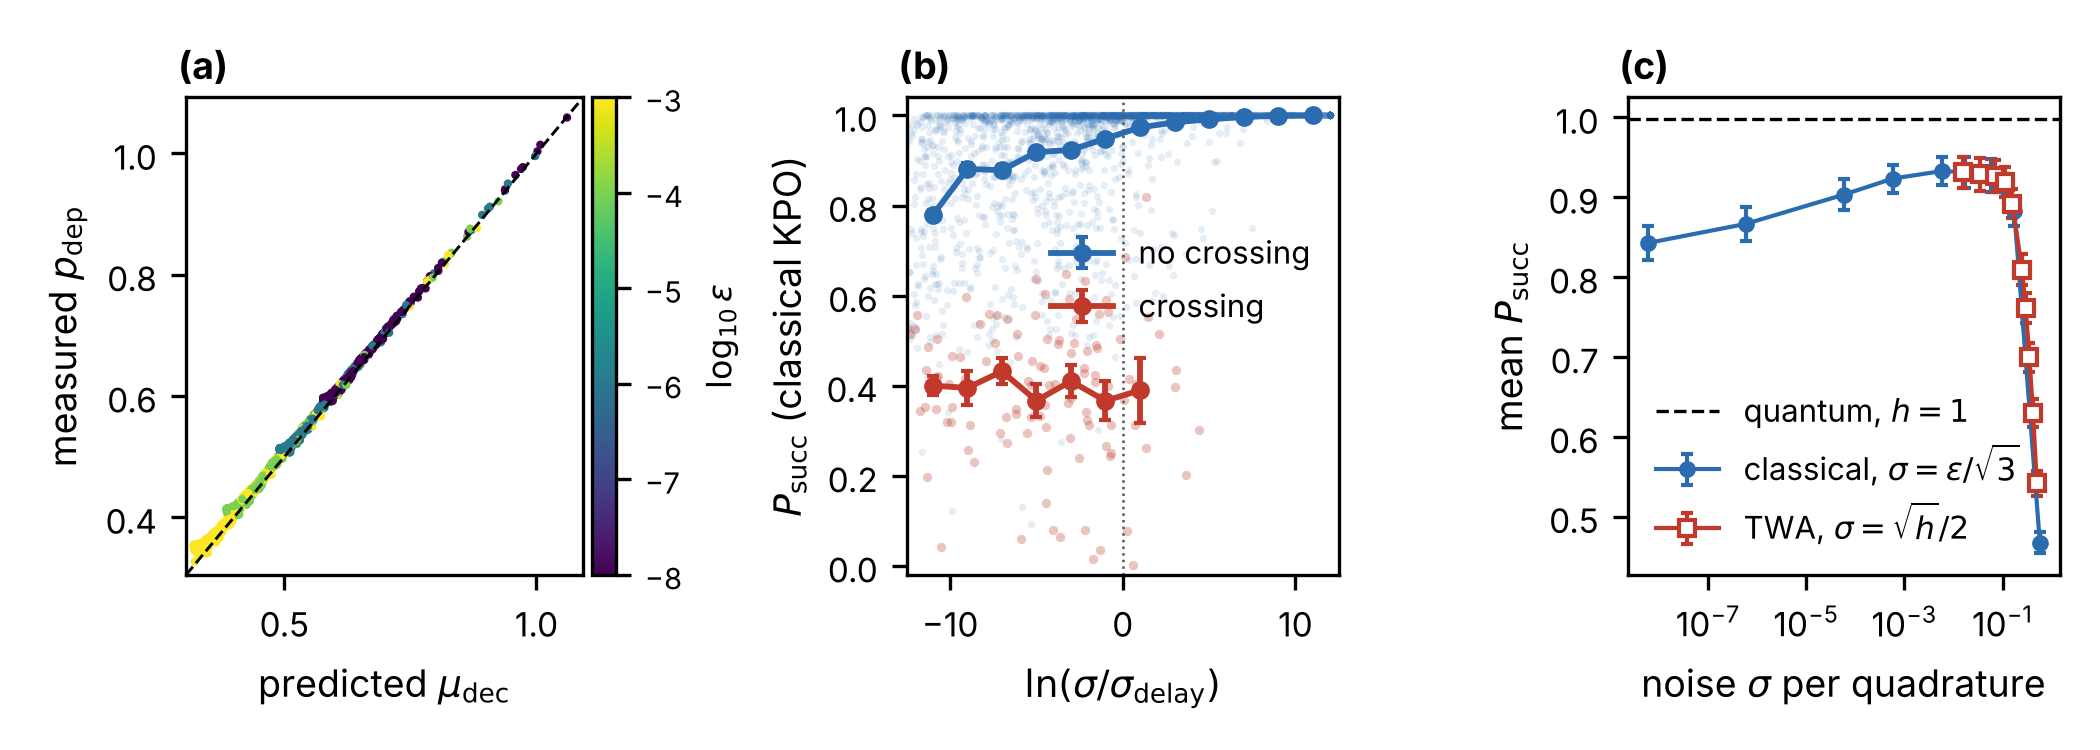

Python code for this plot:
"""MSBQA paper 1 -- figure "classical failure modes", v16 layout: panel (b) shows binned means per class (points beyond
x = 12 drawn at the edge), panel (c) TWA with open markers.
 Original: (publication version of geo_decisive/fig_geo_decisive.png).
Reads existing results only (no simulation).  Run from msbqa_phase1/:
    python paper1_figs/fig_classical_failure.py
Writes paper1_figs/fig_classical_failure.pdf / .png and paper1_figs/fig_classical_failure_numbers.txt.

Panels
 (a) departure pump p_dep (median over trajectories, measured: first max_i |z_i| > ell = 0.1, noise_scan.py) vs the
     linear prediction mu_dec(sigma): Lambda_1(mu_dec) = ln(ell / sigma), all NS instances, eps <= 1e-3.
     Lambda_k(p) = (1/r) int_{lam_k}^{p} sqrt(q^2 - lam_k^2) dq: amplification of linear mode k of
     M = diag(Delta) - xi0 J around the unstable origin; r = pf / T.
 (b) success of the classical KPO (L2g) vs x = ln(sigma / eps*), eps* = ell exp(-Lambda_1(lam_2)) (decision exactly
     when mode 2 turns unstable); all NS instances, eps <= 1e-2; colour = configuration crossing (branches_weyl.csv).
 (c) classical L2g (noise uniform +-eps, sigma = eps/sqrt 3) and TWA (L1, Gaussian vacuum, sigma = sqrt(h)/2) on one
     noise axis: mean over the SAME instances (those with NS and all TWA tags; G4 0-99), error bar = s.e.m.
     The quantum L0 at h = 1 is shown as a reference line.
Noise per quadrature: sigma.  Flow: Goto App. E classical model (= weyl-family Weyl flow), T = 700, pf = 7.
Wording for the paper: "linear amplification around the unstable origin" (slow passage through a bifurcation);
no geodesic / Jacobi language here -- that interpretation belongs to the geodesic paper and is only cited.
"""
import glob
import json
import os

import numpy as np
import pandas as pd
from scipy.stats import spearmanr

HERE = os.path.dirname(os.path.abspath(__file__))
ROOT = os.path.dirname(HERE)
P = lambda *a: os.path.join(ROOT, *a)
ELL = 0.1
TWA_TAGS = {"Wc": 1.0, "Wc07": 0.7, "Wc05": 0.5, "Wc035": 0.35, "Wc025": 0.25, "Wc010": 0.1, "Wc005": 0.05,
            "Wc002": 0.02, "Wc0005": 0.005, "Wc0001": 0.001}          # plan.txt: weyl classical lines, T = 700
NUM = []


def say(s=""):
    print(s)
    NUM.append(s)


def Lam(p, lam, r):
    p = np.atleast_1d(np.asarray(p, float))
    lam = max(abs(float(lam)), 1e-12)          # lam_1 can be ~ -1e-16 (M is PSD by construction)
    out = np.zeros_like(p)
    m = p > lam
    s = np.sqrt(p[m] ** 2 - lam ** 2)
    out[m] = 0.5 * (p[m] * s - lam ** 2 * np.log((p[m] + s) / lam)) / r
    return out


def mu_dec(sigma, lam1, r):
    target = np.log(ELL / sigma)
    if target <= 0:
        return max(abs(lam1), 0.0)
    lo, hi = max(abs(lam1), 1e-12), 50.0
    for _ in range(80):
        mid = 0.5 * (lo + hi)
        lo, hi = (mid, hi) if Lam(mid, lam1, r)[0] < target else (lo, mid)
    return 0.5 * (lo + hi)


# ------------------------------------------------------------------ noise scan (all instances found)
rows = []
for f in sorted(glob.glob(P("run_v4", "parts", "NS_*.json"))):
    try:
        r = json.load(open(f))
    except Exception:
        continue
    if r.get("tag") != "NS":
        continue
    rr = r["pf"] / r["T"]
    for e in r["layers"]["L2g"]:
        rows.append(dict(inst=r["inst"], lam1=r["lam1"], lam2=r["lam2"], r=rr, eps=e["eps"], P=e["P_succ"],
                         pdep=e["dep"]["p_dep_med"], fdep=e["dep"]["frac_departed"]))
ns = pd.DataFrame(rows)
if ns.empty:
    raise SystemExit("no run_v4/parts/NS_*.json found (run from msbqa_phase1/)")
br = pd.read_csv(P("run_v4", "branches", "branches_weyl.csv")).set_index("inst")
inst = ns.groupby("inst")[["lam1", "lam2", "r"]].first()
inst["ln_eps_star"] = [np.log(ELL) - Lam(l2, l1, r)[0] for l1, l2, r in zip(inst.lam1, inst.lam2, inst.r)]
inst["cross"] = br.cross.reindex(inst.index).clip(lower=0).fillna(0).astype(int)
ns = ns.merge(inst[["ln_eps_star", "cross"]], left_on="inst", right_index=True)
ns["sigma"] = ns.eps / np.sqrt(3.0)
ns["x"] = np.log(ns.sigma) - ns.ln_eps_star
ns["mu_pred"] = [mu_dec(s, l1, r) for s, l1, r in zip(ns.sigma, ns.lam1, ns.r)]

A = ns[(ns.eps <= 1e-3) & (ns.fdep > 0.99)]
B = ns[ns.eps <= 1e-2]
say(f"instances in the noise scan: {ns.inst.nunique()}  (crossing: {int(inst.cross.sum())})")
dv = A.pdep - A.mu_pred
say(f"(a) p_dep - mu_dec: median {dv.median():+.3f}, 90% |.| {dv.abs().quantile(0.9):.3f}, "
    f"Spearman {spearmanr(A.pdep, A.mu_pred).correlation:+.3f}, n = {len(A)}")
for cc, nm in ((0, "no crossing"), (1, "crossing")):
    s = B[B.cross == cc]
    say(f"(b) {nm:12s}: P mean at x > 0 {s.P[s.x > 0].mean():.3f} (n {int((s.x > 0).sum())}), "
        f"at x < 0 {s.P[s.x < 0].mean():.3f} (n {int((s.x < 0).sum())})")

# ------------------------------------------------------------------ TWA per instance, same instances
twa = {}
for tag, h in TWA_TAGS.items():
    d = {}
    for f in glob.glob(P("run_v4", "parts", f"{tag}_*.json")):
        try:
            r = json.load(open(f))
        except Exception:
            continue
        if r.get("tag") == tag:
            d[r["inst"]] = r["layers"]["L1"]["P_succ"]
    twa[h] = pd.Series(d, dtype=float)
qref = {}
for f in glob.glob(P("run_v4", "parts", "Wq_*.json")):
    try:
        r = json.load(open(f))
    except Exception:
        continue
    if r.get("tag") == "Wq":
        qref[r["inst"]] = r["P_succ"]
common = set(ns.inst.unique())
for h, s in twa.items():
    if len(s):
        common &= set(s.index)
common = sorted(common)
say(f"(c) instances with NS and all available TWA tags: {len(common)}; TWA tags found: "
    + ", ".join(f"h={h:g}:{len(s)}" for h, s in twa.items()))
cl = ns[ns.inst.isin(common)].groupby("eps").P.agg(["mean", "sem"])
cl.index = cl.index / np.sqrt(3.0)
tw = pd.DataFrame({np.sqrt(h) / 2: [s.reindex(common).mean(), s.reindex(common).sem()]
                   for h, s in twa.items() if len(s)}, index=["mean", "sem"]).T.sort_index()
q1 = np.mean([qref[i] for i in common if i in qref]) if qref else np.nan
say("    sigma      classical L2g          TWA")
for sgm, v in sorted(list(cl["mean"].items()) + [(k, None) for k in tw.index], key=lambda t: t[0]):
    if v is None:
        say(f"    {sgm:9.2e}                         {tw.loc[sgm, 'mean']:.3f} +- {tw.loc[sgm, 'sem']:.3f}")
    else:
        say(f"    {sgm:9.2e}   {v:.3f} +- {cl.loc[sgm, 'sem']:.3f}")
say(f"    quantum L0 (h = 1) on the same instances: {q1:.4f}")

# ------------------------------------------------------------------ figure
import matplotlib
matplotlib.use("Agg")
import matplotlib.pyplot as plt
from matplotlib.colors import Normalize

plt.rcParams.update({"font.size": 9, "axes.labelsize": 9, "legend.fontsize": 7.5, "xtick.labelsize": 8,
                     "ytick.labelsize": 8, "pdf.fonttype": 42})
BLUE, RED, GREY = "#2B6CB0", "#C0392B", "#555555"
XMAX = 12.0
fig, ax = plt.subplots(1, 3, figsize=(7.0, 2.5))

norm = Normalize(np.log10(A.eps.min()), np.log10(A.eps.max()))
sc = ax[0].scatter(A.mu_pred, A.pdep, s=4, c=np.log10(A.eps), cmap="viridis", norm=norm, lw=0)
lim = [min(A.mu_pred.min(), A.pdep.min()) * 0.95, max(A.mu_pred.max(), A.pdep.max()) * 1.03]
ax[0].plot(lim, lim, "k--", lw=0.7)
ax[0].set_xlim(lim); ax[0].set_ylim(lim)
ax[0].set_xlabel(r"predicted $\mu_{\rm dec}$"); ax[0].set_ylabel(r"measured $p_{\rm dep}$")
cb = fig.colorbar(sc, ax=ax[0], pad=0.02, fraction=0.06)
cb.set_label(r"$\log_{10}\varepsilon$", fontsize=8); cb.ax.tick_params(labelsize=7)

edges = np.r_[-np.inf, np.arange(-10.0, 10.1, 2.0), np.inf]
for cc, col, lab, z in ((0, BLUE, "no crossing", 1), (1, RED, "crossing", 2)):
    s = B[B.cross == cc]
    ax[1].scatter(s.x.clip(upper=XMAX), s.P, s=3 if cc == 0 else 5, c=col, alpha=0.12 if cc == 0 else 0.3, lw=0,
                  zorder=z)
    gb = s.groupby(pd.cut(s.x, edges)).P.agg(["mean", "sem", "count"])
    xc = np.array([min(max(iv.left, -12.0), XMAX) + 1.0 if np.isfinite(iv.left) else -11.0 for iv in gb.index])
    xc = np.where([np.isinf(iv.right) for iv in gb.index], XMAX - 1.0, xc)
    ok = gb["count"] >= 5
    ax[1].errorbar(xc[ok], gb["mean"][ok], yerr=gb["sem"][ok], fmt="o-", ms=3.5, lw=1.4, c=col, capsize=1.5,
                   zorder=z + 3, label=lab)
    say(f"(b) binned {lab}: " + ", ".join(f"[{iv.left:g},{iv.right:g}) {m:.2f} (n {int(c)})"
                                          for iv, m, c in zip(gb.index, gb["mean"], gb["count"]) if c > 0))
ax[1].axvline(0, c=GREY, lw=0.6, ls=":")
ax[1].set_xlim(-12.5, XMAX + 0.5)
ax[1].set_xlabel(r"$\ln(\sigma/\sigma_{\rm delay})$")
ax[1].set_ylabel(r"$P_{\rm succ}$ (classical KPO)")
ax[1].set_ylim(-0.02, 1.04); ax[1].legend(loc="center right", bbox_to_anchor=(1.0, 0.62), frameon=False)

ax[2].errorbar(cl.index, cl["mean"], yerr=cl["sem"], fmt="o-", ms=3, lw=1, c=BLUE, capsize=1.5,
               label=r"classical, $\sigma=\varepsilon/\sqrt{3}$")
ax[2].errorbar(tw.index, tw["mean"], yerr=tw["sem"], fmt="s-", ms=4, lw=1, c=RED, mfc="white", capsize=1.5,
               label=r"TWA, $\sigma=\sqrt{h}/2$")
if np.isfinite(q1):
    ax[2].axhline(q1, c="k", lw=0.8, ls="--", label=r"quantum, $h=1$")
ax[2].set_xscale("log")
ax[2].set_xlabel(r"noise $\sigma$ per quadrature"); ax[2].set_ylabel(r"mean $P_{\rm succ}$")
ax[2].legend(loc="lower left", frameon=False)
for a_, t in zip(ax, "abc"):
    a_.text(-0.02, 1.02, f"({t})", transform=a_.transAxes, va="bottom", ha="left", fontweight="bold")
fig.tight_layout(w_pad=0.6)
for ext in ("pdf", "png"):
    fig.savefig(os.path.join(HERE, f"fig_classical_failure_v16.{ext}"), dpi=300)
with open(os.path.join(HERE, "fig_classical_failure_v16_numbers.txt"), "w") as fh:
    fh.write("\n".join(NUM) + "\n")
print("written:", HERE)
